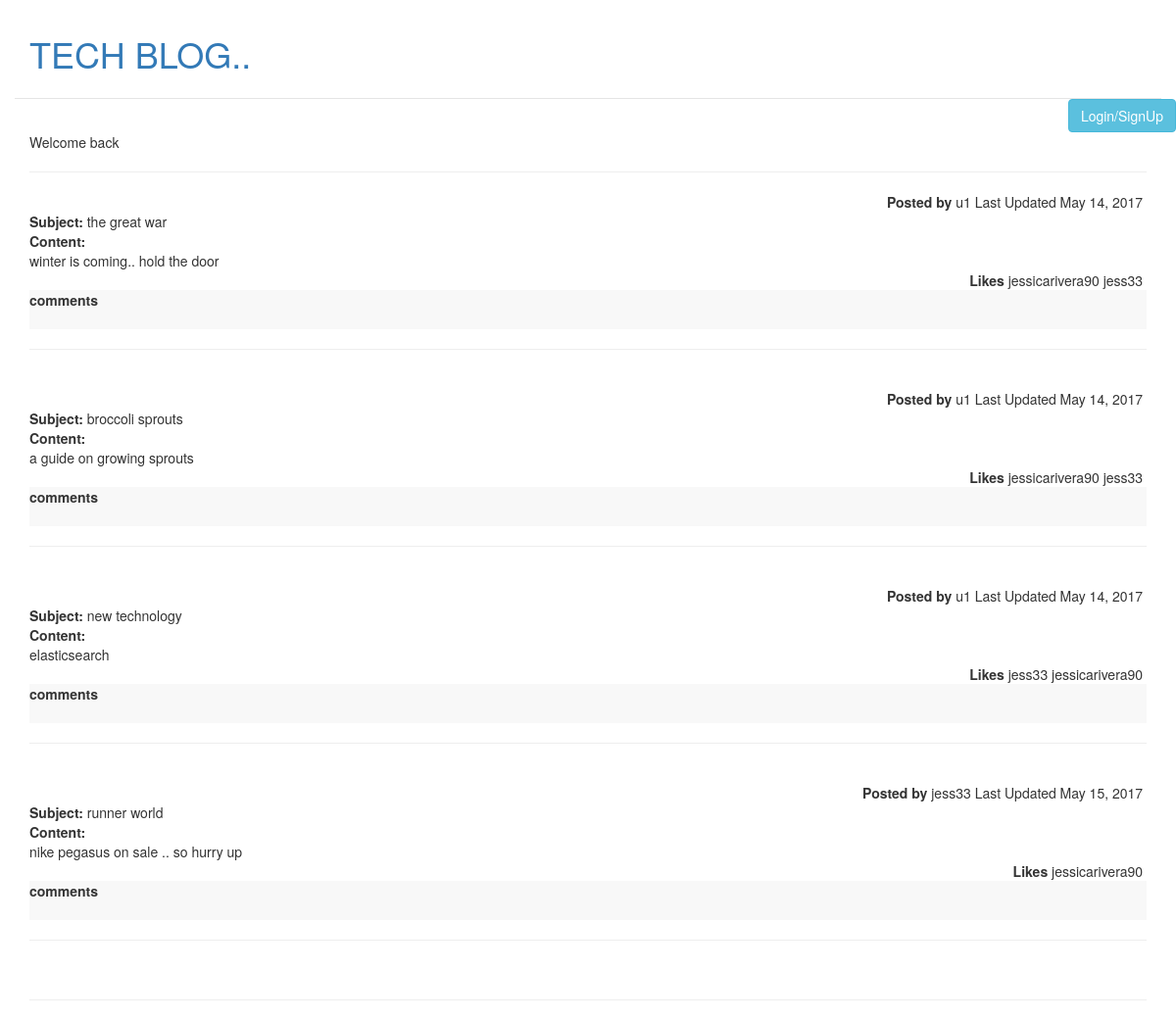
The page /user_blog/blog/ on the database its author committed.
### user_blog/models.py (models this page shows, shortened)
class User_Blog(models.Model):
    name = models.CharField(max_length=100)
    user_name = models.CharField(max_length=100, unique=True, primary_key=True)
    email = models.CharField(max_length=100, unique=True)
    pw_hash = models.CharField(max_length=100)
    created_at = models.DateField(default=timezone.now)

class Blog_Post(models.Model):
    blog_id = models.AutoField(serialize=False, primary_key=True)
    subject = models.CharField(max_length=100)
    content = models.CharField(max_length=300)
    user_name = models.ForeignKey(
        User_Blog,
        on_delete=models.CASCADE,
    )
    created_at = models.DateField(default=timezone.now)
    updated_at = models.DateField(default=timezone.now)

### user_blog/views.py (the view)
def blog_view(request):
    if 'user_name' in request.session and 'name' in request.session:
        blog = blog_list_values()
        return render(request, 'user_blog/application_success_page.html',
                      {'res': blog, 'name': request.session['name'], 'user_name': request.session['user_name']})
    else:
        blog = blog_list_values()
        return render(request, 'user_blog/application_success_page.html', {'res': blog})

### user_blog/views.py (called while the page is built)
def blog_list_values():
    blogs = Blog_Post.objects.all().order_by('updated_at')
    results = {}
    resultList = []
    for blog in blogs:
        res = {}
        res['blog_id'] = blog.blog_id
        res['subject'] = blog.subject
        res['content'] = blog.content
        res['updated_at'] = blog.updated_at
        res['user_name'] = blog.user_name.user_name
        postLike = [e.user_name.user_name for e in Post_Like.objects.filter(blog_id__blog_id=blog.blog_id)]
        res['likes'] = postLike
        comments = []
        for e in Comment.objects.filter(blog_id__blog_id=blog.blog_id):
            comment = {}
            comment['id'] = e.comment_id
            comment['user_name'] = e.user_name.user_name
            comment['comment'] = e.comment
            comments.append(comment)
        res['comments'] = comments
        resultList.append(res)
    return resultList

### user_blog/templates/user_blog/application_success_page.html (shortened to what this page needs)
{% extends "user_blog/base.html" %}
{% block header %}
{% include "user_blog/btn_edit_logout.html" %}
{% endblock %}
{% block content %}
<div class="container">
    <section>
        Welcome back <b>{{ name }}</b>
        <br/>
    </section>
    <hr>
    <section style="background-color:#f6f6f6>
        {% for entry in res %}
        <div id= " blog_{{entry.blog_id}}
    ">
    <div class="flexend">
        <div><b>Posted by </b>{{ entry.user_name }}</div>
        <div></b>Last Updated</b> {{ entry.updated_at }}</div>
    </div>
    <div class="flexstart">
        <b>Subject:</b>
        <div id="subjectid_{{entry.blog_id}}">&nbsp;{{ entry.subject }}</div>
    </div>
    <div class="flexstart">
        <div><b>Content:</b>
            <div id="contentid_{{entry.blog_id}}">{{ entry.content }}</div>
        </div>
    </div>
    <section>
        <div class="flexend">
            <div id="likes_{{entry.blog_id}}"><b>Likes </b></div>
            {% for like in entry.likes %}
            <div> {{ like }}</div>
            {% endfor %}
        </div>
    </section>
    <section style="background-color:#f8f8f8">
        <div>
            <div id="comments_{{entry.blog_id}}"><b>comments </b></div>
        </div>
    </section>
    <hr>
    <br>
    {% endfor %}
    </section>
    <hr>
</div>
{% endblock %}

### user_blog/templates/user_blog/base.html (shortened to what this page needs)
<html>
    <head>
		{% include "user_blog/stylesheets_js_css.html" %}
		{% load static %}
		<link type="text/css" rel="stylesheet" href="{% static "main.css" %}" />
	</head>
    <body>
	{% include "user_blog/header.html" %}
        {% block header %}{% endblock %}
        {% block content %}{% endblock %}
    </body>
</html>

### user_blog/templates/user_blog/stylesheets_js_css.html (shortened to what this page needs)
<link href="//cdnjs.cloudflare.com/ajax/libs/twitter-bootstrap/3.3.7/css/bootstrap.min.css" rel="stylesheet">

### user_blog/templates/user_blog/header.html
<header class="header bg-white">
    <div class="modal-header container">
        <h1><a href="/user_blog/"> TECH BLOG..</a></h1>
</header>

### user_blog/templates/user_blog/btn_edit_logout.html
{% if user_name  %}
<div class="navbar container">
    <div class="navbar-inner">
        <div class="container-fluid">
            <div class="btn-group pull-right">
                <a href="#" class="btn btn-info" onclick="addpost()" role="button">Add Post</a> &nbsp;
                [username: {{ user_name }}] &nbsp; &nbsp;
                [<a href="/user_blog/logout/"><i class="glyphicon glyphicon-log-out"></i> Logout </a>]
            </div>
        </div>
    </div>
</div>
{% else %}
<div class="flexend"> <a href="/user_blog/" class="btn btn-info" role="button">Login/SignUp</a> </div>
{% endif %}

### user_blog/static/main.css (style rules this page uses)
.flexend { display: flex; justify-content: flex-end; }
.flexstart { display: flex; justify-content: flex-start; }

### rows shown on the page
User_Blog: user_name "u1" "u1" "u1"
Blog_Post: updated_at "May 14, 2017", subject "the great war", content "winter is coming.. hold the door"
User_Blog: likes "jessicarivera90" "jessicarivera90" "jessicarivera90" "jessicarivera90"
User_Blog: likes "jess33" "jess33" "jess33", user_name "jess33"
Blog_Post: updated_at "May 14, 2017", subject "broccoli sprouts", content "a guide on growing sprouts"
Blog_Post: updated_at "May 14, 2017", subject "new technology", content "elasticsearch"
Blog_Post: updated_at "May 15, 2017", subject "runner world", content "nike pegasus on sale .. so hurry up"
